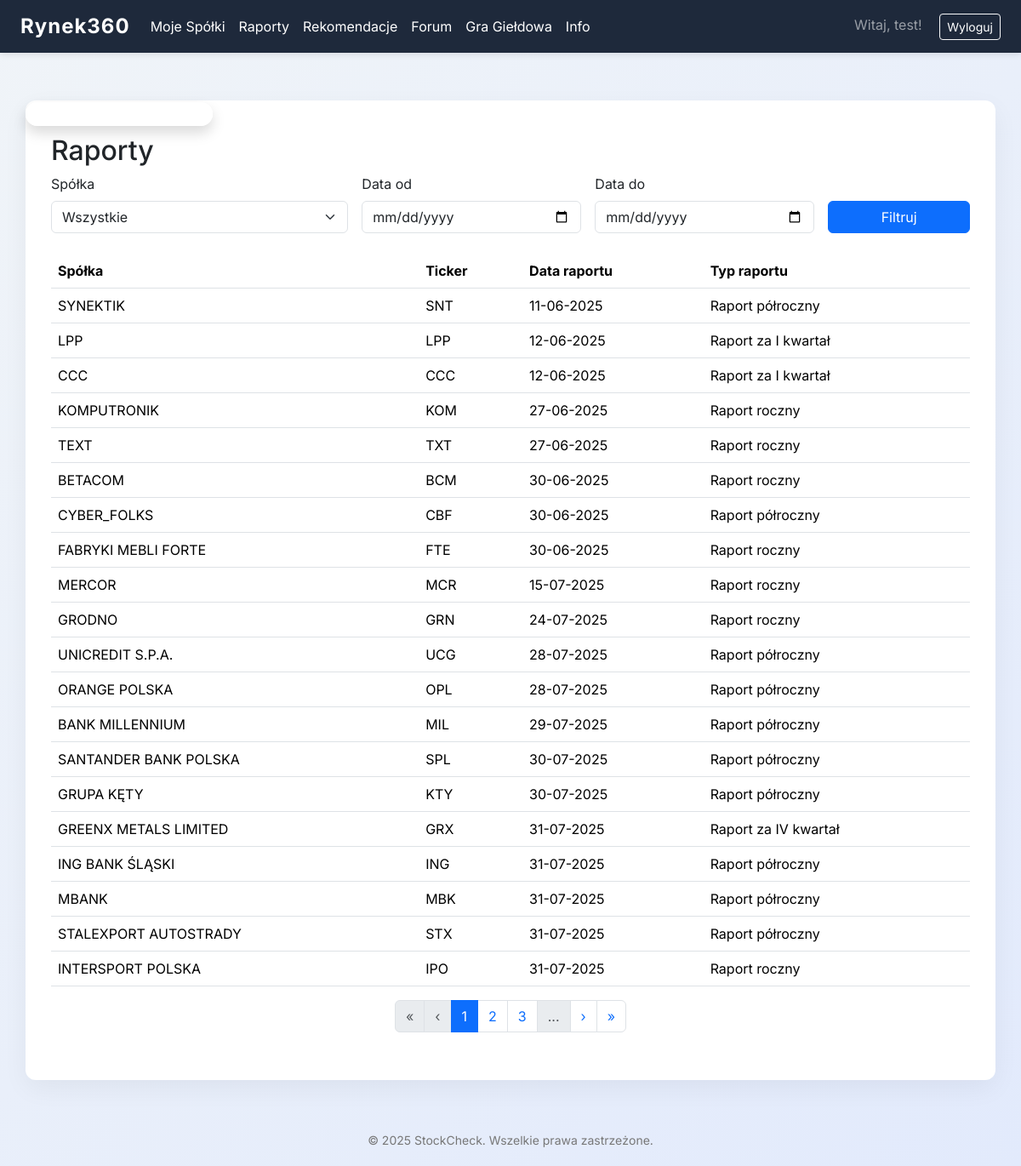
/reports/ (signed in), run on the app's committed database.
### myproject/auth/models.py (models this page shows, shortened)
class User(UserMixin, db.Model):
    __tablename__ = 'users'
    id = db.Column(db.Integer, primary_key=True)
    email = db.Column(db.String(64), unique=True, index=True)
    username = db.Column(db.String(64), unique=True, index=True)
    password_hash = db.Column(db.String(128))
    role = db.Column(db.String(20), default="user")  # "user" lub "admin"
    companies = db.relationship('UserCompany', backref='owner', lazy=True)

### myproject/reports/models.py (models this page shows, shortened)
class Report(db.Model):
    id = db.Column(db.Integer, primary_key=True)
    company_id = db.Column(db.Integer, db.ForeignKey('company.id'), nullable=False)
    report_date = db.Column(db.Date, nullable=False)
    report_type = db.Column(db.String(100), nullable=False)
    company = db.relationship('Company', backref=db.backref('reports', lazy=True))

### myproject/companies/models.py (models this page shows, shortened)
class Company(db.Model):
    id = db.Column(db.Integer, primary_key=True)
    ticker = db.Column(db.String(10), unique=True, nullable=False)
    name = db.Column(db.String(100), nullable=False)
    industry_id = db.Column(db.Integer, db.ForeignKey('industry.id'))
    market = db.Column(db.String(100), nullable=True)
    industry = db.relationship('Industry', backref=db.backref('companies', lazy=True))
    indices = db.relationship('Index', secondary=company_index, backref=db.backref('companies', lazy='dynamic'))

### myproject/reports/views.py (the view)
@reports.route('/', methods=['GET', 'POST'])
@login_required
def all_reports():
    companies = Company.query.order_by(Company.ticker).all()
    selected_company = request.args.get('company')
    date_from = request.args.get('date_from')
    date_to = request.args.get('date_to')
    query = Report.query
    if selected_company:
        query = query.filter(Report.company_id == int(selected_company))
    if date_from:
        query = query.filter(Report.report_date >= date_from)
    if date_to:
        query = query.filter(Report.report_date <= date_to)
    page = request.args.get('page', 1, type=int)
    per_page = 20
    reports_pagination = query.order_by(Report.report_date.asc()).paginate(page=page, per_page=per_page, error_out=False)
    reports = reports_pagination.items
    return render_template('reports/reports.html', reports=reports, companies=companies, selected_company=selected_company, date_from=date_from, date_to=date_to, pagination=reports_pagination)

### myproject/templates/reports/reports.html (shortened to what this page needs)
{% extends 'base.html' %}
{% block content %}
<h2>Raporty</h2>
<form method="get" class="row g-3 mb-4">
    <div class="col-md-4">
        <label for="company" class="form-label">Spółka</label>
        <select name="company" id="company" class="form-select">
            <option value="">Wszystkie</option>
        </select>
    </div>
    <div class="col-md-3">
        <label for="date_from" class="form-label">Data od</label>
        <input type="date" name="date_from" id="date_from" class="form-control" value="{{ date_from or '' }}">
    </div>
    <div class="col-md-3">
        <label for="date_to" class="form-label">Data do</label>
        <input type="date" name="date_to" id="date_to" class="form-control" value="{{ date_to or '' }}">
    </div>
    <div class="col-md-2 align-self-end">
        <button type="submit" class="btn btn-primary w-100">Filtruj</button>
    </div>
</form>
<table class="table">
    <thead>
        <tr>
            <th>Spółka</th>
            <th>Ticker</th>
            <th>Data raportu</th>
            <th>Typ raportu</th>
        </tr>
    </thead>
    <tbody>
    {% for report in reports %}
        <tr>
            <td>{{ report.company.name if report.company else 'N/A' }}</td>
            <td>{{ report.company.ticker if report.company else 'N/A' }}</td>
            <td>{{ report.report_date.strftime('%d-%m-%Y') if report.report_date else report.report_date }}</td>
            <td>{{ report.report_type }}</td>
        </tr>
    {% endfor %}
    </tbody>
</table>
<nav aria-label="Paginacja">
  <ul class="pagination justify-content-center">
    {% set start = pagination.page - 2 if pagination.page - 2 > 0 else 1 %}
    {% set end = pagination.page + 2 if pagination.page + 2 <= pagination.pages else pagination.pages %}
    {% if pagination.has_prev %}
      <li class="page-item">
        <a class="page-link" href="{{ url_for(request.endpoint, page=1, company=selected_company, date_from=date_from, date_to=date_to) }}">&laquo;</a>
      </li>
      <li class="page-item">
        <a class="page-link" href="{{ url_for(request.endpoint, page=pagination.prev_num, company=selected_company, date_from=date_from, date_to=date_to) }}">&lsaquo;</a>
      </li>
    {% else %}
      <li class="page-item disabled"><span class="page-link">&laquo;</span></li>
      <li class="page-item disabled"><span class="page-link">&lsaquo;</span></li>
    {% endif %}
    {% for p in range(start, end + 1) %}
      {% if p == pagination.page %}
        <li class="page-item active"><span class="page-link">{{ p }}</span></li>
      {% else %}
        <li class="page-item"><a class="page-link" href="{{ url_for(request.endpoint, page=p, company=selected_company, date_from=date_from, date_to=date_to) }}">{{ p }}</a></li>
      {% endif %}
    {% endfor %}
    {% if end < pagination.pages %}
      <li class="page-item disabled"><span class="page-link">...</span></li>
    {% endif %}
    {% if pagination.has_next %}
      <li class="page-item">
        <a class="page-link" href="{{ url_for(request.endpoint, page=pagination.next_num, company=selected_company, date_from=date_from, date_to=date_to) }}">&rsaquo;</a>
      </li>
      <li class="page-item">
        <a class="page-link" href="{{ url_for(request.endpoint, page=pagination.pages, company=selected_company, date_from=date_from, date_to=date_to) }}">&raquo;</a>
      </li>
    {% else %}
      <li class="page-item disabled"><span class="page-link">&rsaquo;</span></li>
      <li class="page-item disabled"><span class="page-link">&raquo;</span></li>
    {% endif %}
  </ul>
</nav>
{% endblock %}

### myproject/templates/base.html (shortened to what this page needs)
<!DOCTYPE html>
<html lang="pl">
<head>
    <link href="https://cdn.jsdelivr.net/npm/bootstrap@5.3.3/dist/css/bootstrap.min.css" rel="stylesheet">
    <link href="https://cdnjs.cloudflare.com/ajax/libs/font-awesome/6.0.0/css/all.min.css" rel="stylesheet">
</head>
<body>
    {% if current_user.is_authenticated %}
    <div id="stooq-widget-panel" class="shadow">
    </div>
    {% endif %}
    <nav class="navbar navbar-expand-lg fixed-top navbar-dark">
        <div class="container-fluid px-4">
            <a class="navbar-brand" href="{{ url_for('companies.list_companies') if current_user.is_authenticated else url_for('core.index') }}">Rynek360</a>
            <div class="collapse navbar-collapse" id="navbarNav">
                <ul class="navbar-nav me-auto">
                    {% if current_user.is_authenticated %}
                        <li class="nav-item">
                            <a class="nav-link" href="{{ url_for('companies.list_companies') }}">Moje Spółki</a>
                        </li>
                        <li class="nav-item">
                            <a class="nav-link" href="{{ url_for('reports.all_reports') }}">Raporty</a>
                        </li>
                        <li class="nav-item">
                            <a class="nav-link" href="{{ url_for('recommendations.all_recommendations') }}">Rekomendacje</a>
                        </li>
                        <li class="nav-item">
                            <a class="nav-link" href="{{ url_for('forum.forum_main') }}">Forum</a>
                        </li>
                        <li class="nav-item">
                            <a class="nav-link" href="{{ url_for('stock_game.portfolio') }}">Gra Giełdowa</a>
                        </li>
                        <li class="nav-item">
                            <a class="nav-link" href="{{ url_for('core.info') }}">Info</a>
                        </li>
                    {% endif %}
                </ul>
                <div class="ms-auto">
                    {% if current_user.is_authenticated %}
                        <span class="navbar-text me-3">Witaj, {{ current_user.username }}!</span>
                        <a class="btn btn-outline-light btn-sm" href="{{ url_for('auth.logout') }}">Wyloguj</a>
                    {% else %}
                        <a class="btn btn-outline-light btn-sm me-2" href="{{ url_for('auth.login') }}">Zaloguj</a>
                        <a class="btn btn-light btn-sm" href="{{ url_for('auth.register') }}">Zarejestruj</a>
                    {% endif %}
                </div>
            </div>
        </div>
    </nav>
    <div class="container my-5">
        {% block content %}{% endblock %}
    </div>
    <footer>
        &copy; 2025 StockCheck. Wszelkie prawa zastrzeżone.
    </footer>
</body>
</html>

### myproject/templates/base.html (style rules this page uses)
body { font-family: 'Inter', sans-serif; background: linear-gradient(135deg, #f0f4f8, #e2eafc); margin: 0; padding-top: 70px; }
.navbar { background-color: #1e293b; box-shadow: 0 2px 8px rgba(0,0,0,0.1); }
.navbar-brand { font-weight: 700; font-size: 24px; letter-spacing: 1px; }
.navbar a { color: #ffffff !important; }
.container { background: #ffffff; padding: 40px 30px; border-radius: 12px; box-shadow: 0 10px 30px rgba(0,0,0,0.05); animation: fadeIn 0.7s ease; }
footer { margin-top: 60px; text-align: center; color: #777; font-size: 14px; padding-bottom: 20px; }
#stooq-widget-panel { position: fixed; top: 120px; left: 30px; z-index: 1000; background: rgba(255,255,255,0.95); border-radius: 16px; box-shadow: 0 4px 24px rgba(30,41,59,0.12); padding: 18px 18px 10px 18px; max-width: 340px; min-width: 220px; transition: box-shadow 0.2s; }

### data on the page
User: username "test"
Report: company "SYNEKTIK", company "SNT", report_date "11-06-2025", report_type "Raport półroczny"
Report: company "LPP", report_date "12-06-2025", report_type "Raport za I kwartał"
Report: company "CCC", report_date "12-06-2025", report_type "Raport za I kwartał"
Report: company "KOMPUTRONIK", company "KOM", report_date "27-06-2025", report_type "Raport roczny"
Report: company "TEXT", company "TXT", report_date "27-06-2025", report_type "Raport roczny"
Report: company "BETACOM", company "BCM", report_date "30-06-2025", report_type "Raport roczny"
Report: company "CYBER_FOLKS", company "CBF", report_date "30-06-2025", report_type "Raport półroczny"
Report: company "FABRYKI MEBLI FORTE", company "FTE", report_date "30-06-2025", report_type "Raport roczny"
Report: company "MERCOR", company "MCR", report_date "15-07-2025", report_type "Raport roczny"
Report: company "GRODNO", company "GRN", report_date "24-07-2025", report_type "Raport roczny"
Report: company "UNICREDIT S.P.A.", company "UCG", report_date "28-07-2025", report_type "Raport półroczny"
Report: company "ORANGE POLSKA", company "OPL", report_date "28-07-2025", report_type "Raport półroczny"
Report: company "BANK MILLENNIUM", company "MIL", report_date "29-07-2025", report_type "Raport półroczny"
Report: company "SANTANDER BANK POLSKA", company "SPL", report_date "30-07-2025", report_type "Raport półroczny"
Report: company "GRUPA KĘTY", company "KTY", report_date "30-07-2025", report_type "Raport półroczny"
Report: company "GREENX METALS LIMITED", company "GRX", report_date "31-07-2025", report_type "Raport za IV kwartał"
Report: company "ING BANK ŚLĄSKI", company "ING", report_date "31-07-2025", report_type "Raport półroczny"
Report: company "MBANK", company "MBK", report_date "31-07-2025", report_type "Raport półroczny"
Report: company "STALEXPORT AUTOSTRADY", company "STX", report_date "31-07-2025", report_type "Raport półroczny"
Report: company "INTERSPORT POLSKA", company "IPO", report_date "31-07-2025", report_type "Raport roczny"

### other printed values
{{ p }} "1"
{{ p }} "2" "3"
